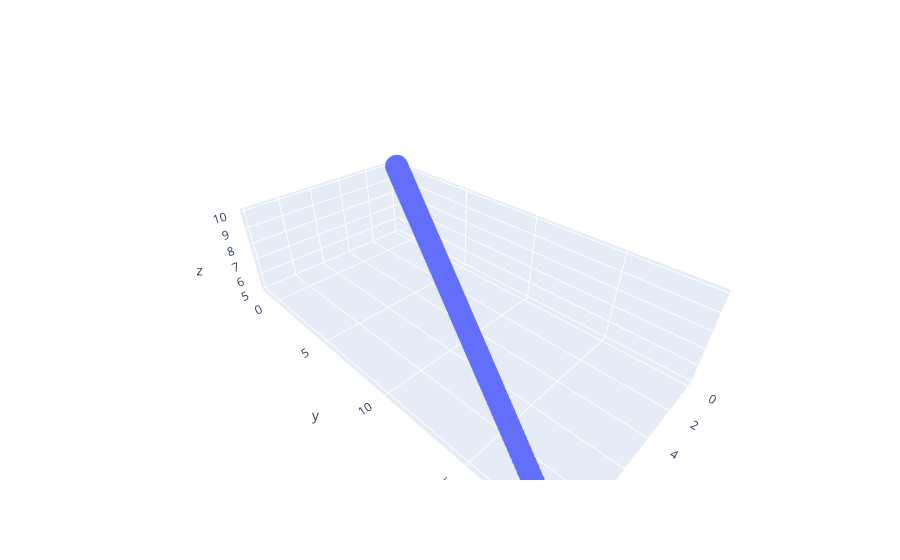
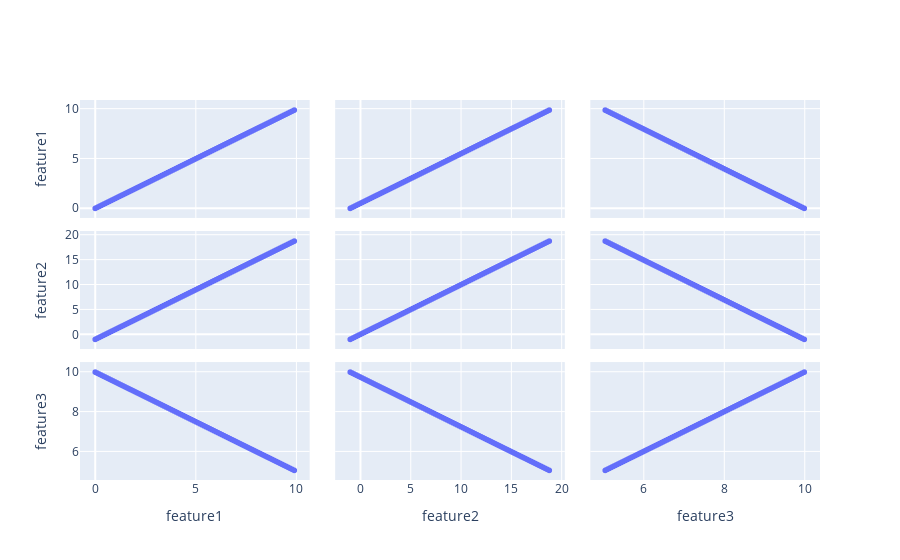

Notebook code cell kept with these figures, in order:
### Markdown cell above
# Приклад 3
Задамо 2 і 3 ознаки через 1, після чого забудемо про це.
У разі це буде проста лінійна залежність, тобто. насправді якась пряма в 3D.

### Code cell
Data = pd.DataFrame()
Data['feature1'] = x
Data['feature2'] = 2*x-1
Data['feature3'] = -0.5*x + 10
display(Data.head())

fig = go.Figure()
fig.add_trace(go.Scatter3d(x=Data['feature1'], y=Data['feature2'], z=Data['feature3'], mode='markers'))
fig.show()

fig = go.Figure()
fig.add_trace(go.Splom(dimensions=[
    dict(label='feature1', values=Data['feature1']),
    dict(label='feature2', values=Data['feature2']),
    dict(label='feature3', values=Data['feature3'])
],))
fig.show()
